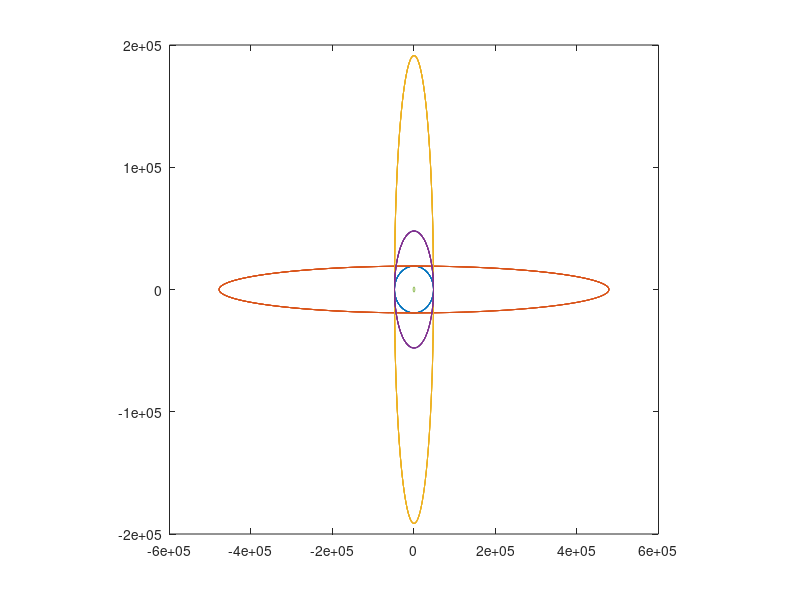

MATLAB code for this plot: (Note: this script raises an error after producing the figure.)
R_earth = 6378.1363; % [km]
Gm_earth = 398600.4415;
Gm_moon = 4902.8005821478;
mu =1e-4;
% mu = Gm_earth + Gm_moon;
a = 7.5*R_earth;
b = 3*R_earth;

% theta= linspace(0,360,360);
% x = a*cos(deg2rad(theta));
% y = b*sin(deg2rad(theta));
% x1 = 10*a*cos(deg2rad(theta));
% y1 = b*sin(deg2rad(theta));
% x2 = a*cos(deg2rad(theta));
% y2 = 10*b*sin(deg2rad(theta));
% x3 = a*cos(deg2rad(theta));
% y3 = a*sin(deg2rad(theta));

t = linspace(0,3600,3600);
x = a*cos(sqrt(mu)*t);
y = b*sin(sqrt(mu)*t);
x1 = 10*a*cos(sqrt(mu)*t);
y1 = b*sin(sqrt(mu)*t);
x2 = a*cos(sqrt(mu)*t);
y2 = 10*b*sin(sqrt(mu)*t);
x3 = a*cos(sqrt(mu)*t);
y3 = a*sin(sqrt(mu)*t);

r = sqrt(x.^2 + y.^2)/R_earth;
r1 = sqrt(x1.^2 + y1.^2)/R_earth;
r2 = sqrt(x2.^2 + y2.^2)/R_earth;
r3 = sqrt(x3.^2 + y3.^2)/R_earth;

% r5 = (x + y)/R_earth;
% r6 = (x1 + y1)/R_earth;
% r7 = (x2 + y2)/R_earth;
% r8 = (x3 + y3)/R_earth;

s = 2000;
beta = linspace(0, 2*pi);
my_dot_x = s*cos(beta);
my_dot_y = s*sin(beta);

fig1 = figure('Name', 'problem 1-orbits');
x_plot = plot(x,y);
axis square
hold on
x1_plot = plot(x1,y1);
x2_plot = plot(x2,y2);
x3_plot = plot(x3,y3);
my_dot = plot(my_dot_x,my_dot_y);

fontsize(14, "points")
x_plot.LineWidth = 2;
x1_plot.LineWidth = 2;
x2_plot.LineWidth = 2;
x3_plot.LineWidth = 2;
my_dot.LineWidth = 2;
legend("a=7.5R_{earth},b=3*R_{earth}","a=75R_{earth},b=3*R_{earth}", "a=7.5R_{earth},b=30R_{earth}", "a=7.5R_{earth},b=7.5R_{earth}")
ylabel("Y-Position in inertial frame [km]")
xlabel("X-Position in inertial frame [km]")
title("Orbits represented by r vector (Lillian Shido, PSA\_1\_e.m)")

xlim([-5e5 5e5])
ylim([-5e5 5e5])
hold off

fig2 = figure('Name','problem1-magnitude of r');
r_plot = plot(r);
hold on
r1_plot = plot(r1);
r2_plot = plot(r2);
r3_plot = plot(r3);
% r4_plot = plot(r4);
fontsize(14, "points")

r_plot.LineWidth = 2;
r1_plot.LineWidth = 2;
r2_plot.LineWidth = 2;
r3_plot.LineWidth = 2;
% r4_plot.LineWidth = 2;
ylabel("Magnitude of r in R_{earth}")
% xlabel("Values for \theta in degrees")
xlabel("Time in seconds")
title("Relative motion (Lillian Shido, PSA\_1\_e.m)")
legend("a=7.5R_{earth},b=3*R_{earth}","a=75R_{earth},b=3*R_{earth}", "a=7.5R_{earth},b=30R_{earth}", "a=7.5R_{earth},b=7.5R_{earth}")
% xlim([0 360])
xlim([0 3600])
hold off

% Various mus
mu1 =1e-6;
xm1 = a*cos(sqrt(mu1)*t);
ym1 = b*sin(sqrt(mu1)*t);
rm1 = sqrt(xm1.^2 + ym1.^2)/R_earth;

mu2 =1e-5;
xm2 = a*cos(sqrt(mu2)*t);
ym2 = b*sin(sqrt(mu2)*t);
rm2 = sqrt(xm2.^2 + ym2.^2)/R_earth;

mu3 =1e-4;
xm3 = a*cos(sqrt(mu3)*t);
ym3 = b*sin(sqrt(mu3)*t);
rm3 = sqrt(xm3.^2 + ym3.^2)/R_earth;

fig3 = figure('Name','problem1-r motion');
rm1_plot = plot(rm1);
hold on
rm2_plot = plot(rm2);
rm3_plot = plot(rm3);
% r4_plot = plot(r4);
fontsize(14, "points")

rm1_plot.LineWidth = 2;
rm2_plot.LineWidth = 2;
rm3_plot.LineWidth = 2;
% r4_plot.LineWidth = 2;
ylabel("Magnitude of r in R_{earth}")
% xlabel("Values for \theta in degrees")
xlabel("Time in seconds")
title("Relative motion with different \mu values (Lillian Shido, PSA\_1\_e.m)")
legend("\mu=1e-6","\mu=1e-5", "\mu=1e-4")
% xlim([0 360])
xlim([0 3600])
hold off